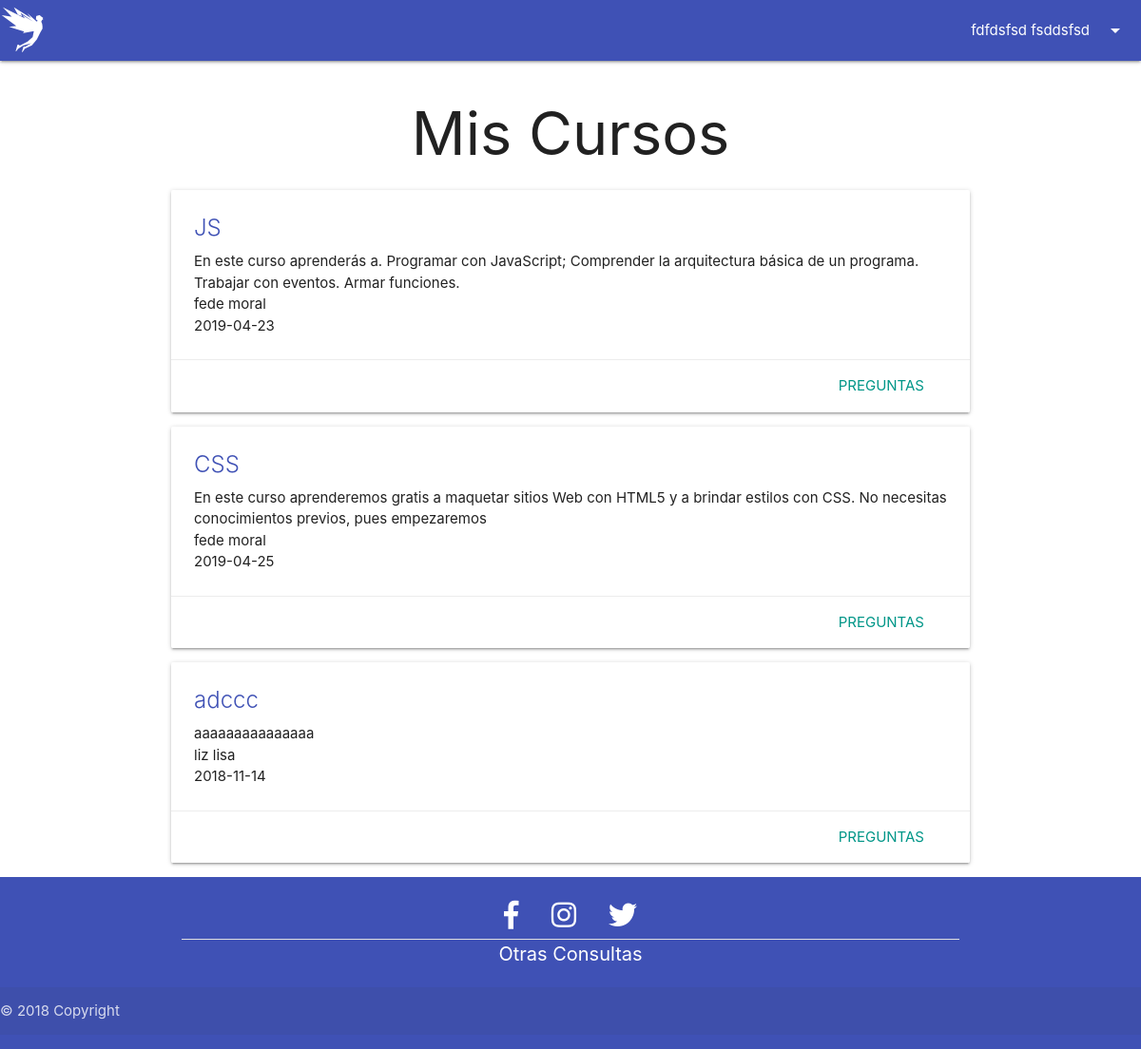
The page /miscursos.php (signed in) on the database as committed earlier.
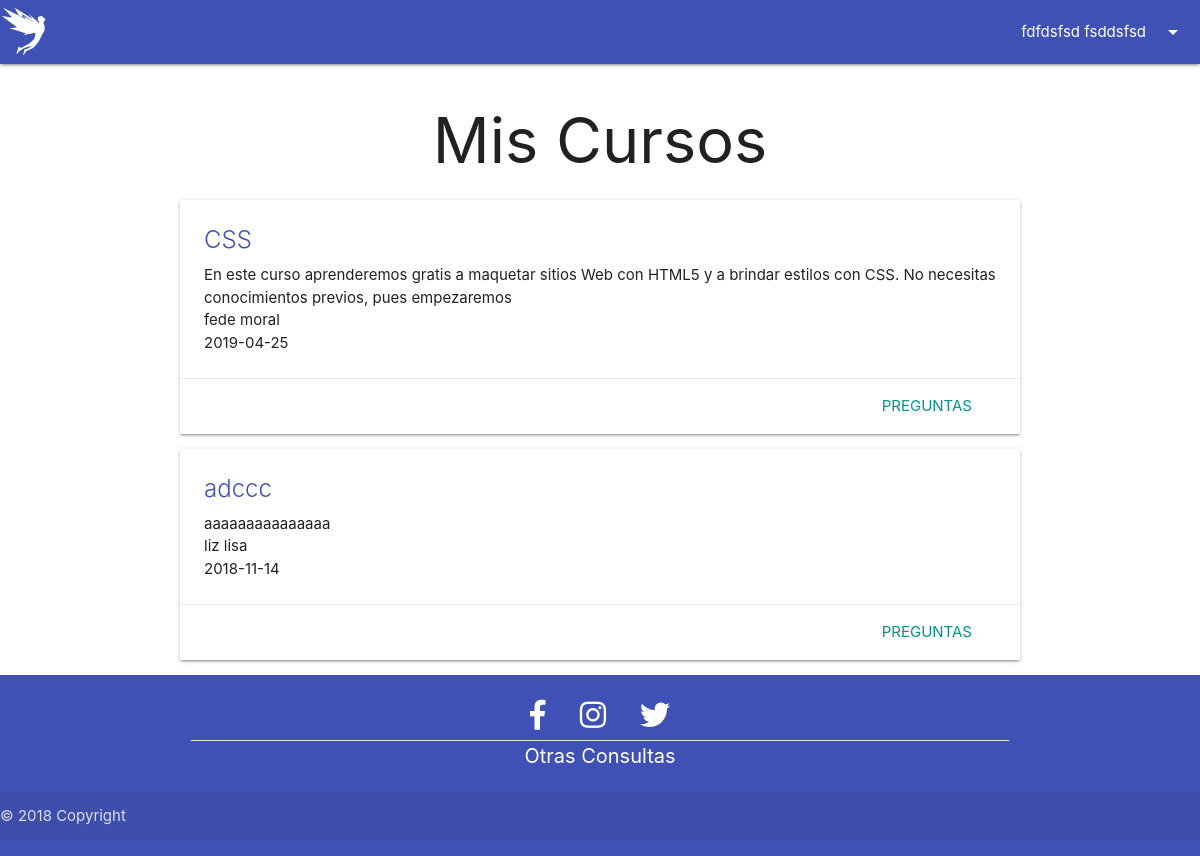
The same page on the database as committed later.
### tables this page shows
CREATE TABLE `cursos` (
  `curso_cod` int(11) NOT NULL,
  `curso_nombre` varchar(50) NOT NULL,
  `curso_profesor` varchar(50) NOT NULL,
  `curso_desc` varchar(255) NOT NULL,
  `curso_fecha` date NOT NULL
);

### miscursos.php (the view, shortened to what this page needs)
<!DOCTYPE html>
<html>
<head>
  <link rel="stylesheet" href="https://use.fontawesome.com/releases/v5.5.0/css/all.css">
  <link type="text/css" rel="stylesheet" href="css/materialize.min.css" media="screen,projection" />
  <link rel="stylesheet" href="css/style.css">
  <link rel="stylesheet" href="css/style.css">
</head>
<body>
  <?php include "navbar.php"; ?>
  <?=$nav?>
  <main class="container">
    <h1 class="center-align">Mis Cursos</h1>
    <?php
      include 'conexion.php';
      if (isset($_SESSION['numid'])) {
        $num=$_SESSION['numid'];
        $registros = $base->query("SELECT * FROM cursos c WHERE c.curso_cod NOT IN (SELECT DISTINCT(curso_nro) FROM curso_alumno ca JOIN encuesta e ON (ca.curso_nro = e.curso_cod) WHERE e.alumno_nro=$num) AND c.curso_cod IN (SELECT DISTINCT(curso_cod) FROM curso_alumno ca WHERE ca.alumno_nro = $num)")->fetchAll(PDO::FETCH_OBJ);
        if (!empty($registros)) {
          foreach ($registros as $curso) {
            echo "<div class='card white hoverable'>
              <div class='card-content '>
              <span class='card-title indigo-text'>$curso->curso_nombre</span>
              <p>$curso->curso_desc</p>
              <p>$curso->curso_profesor</p>
              <p>$curso->curso_fecha</p>
              </div>
            <div class='card-action right-align'>
              <a class='teal-text' href='preguntas.php?id=$curso->curso_cod&us=$num'>Preguntas</a>
            </div>
          </div>";
        }
      }else {
        echo "<div class='amber lighten-5 container section'><h5 class='center'><i class='fas fa-exclamation-circle fa-2x'></i> No tiene preguntas para responder.</h5></div>";
        }
      }else {
          header("Location:index.php");
      }
?>
  </main>
  <?php include "footer.php" ?>
  <?=footer()?>
</body>
</html>

Rows that differ between the two databases and show on the page:
no longer on this page (row edited): cursos: curso_nombre "JS", curso_desc "En este curso aprenderás a. Programar con JavaScript; Comprender la arquitectura básica de un programa. Trabajar con eventos. Armar funciones.", curso_profesor "fede moral", curso_fecha "2019-04-23"
